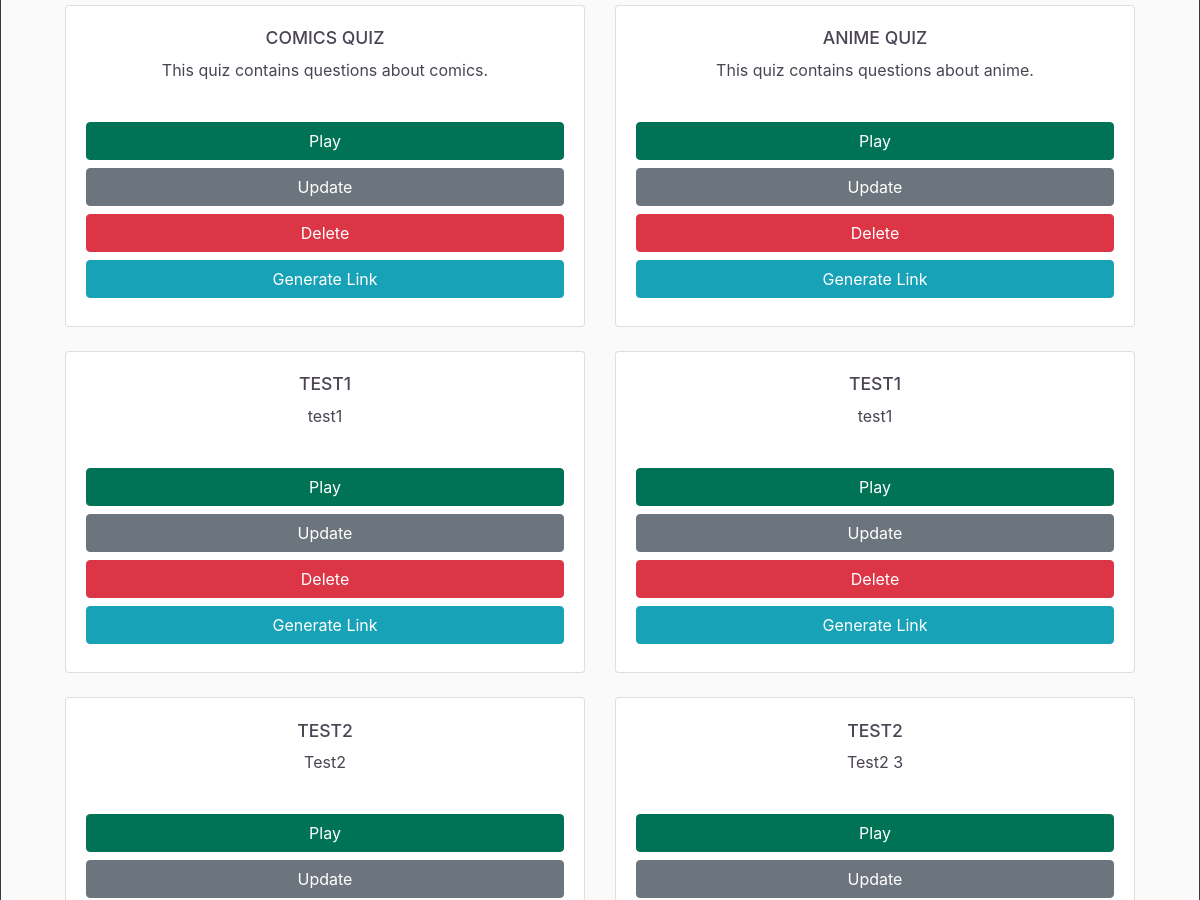
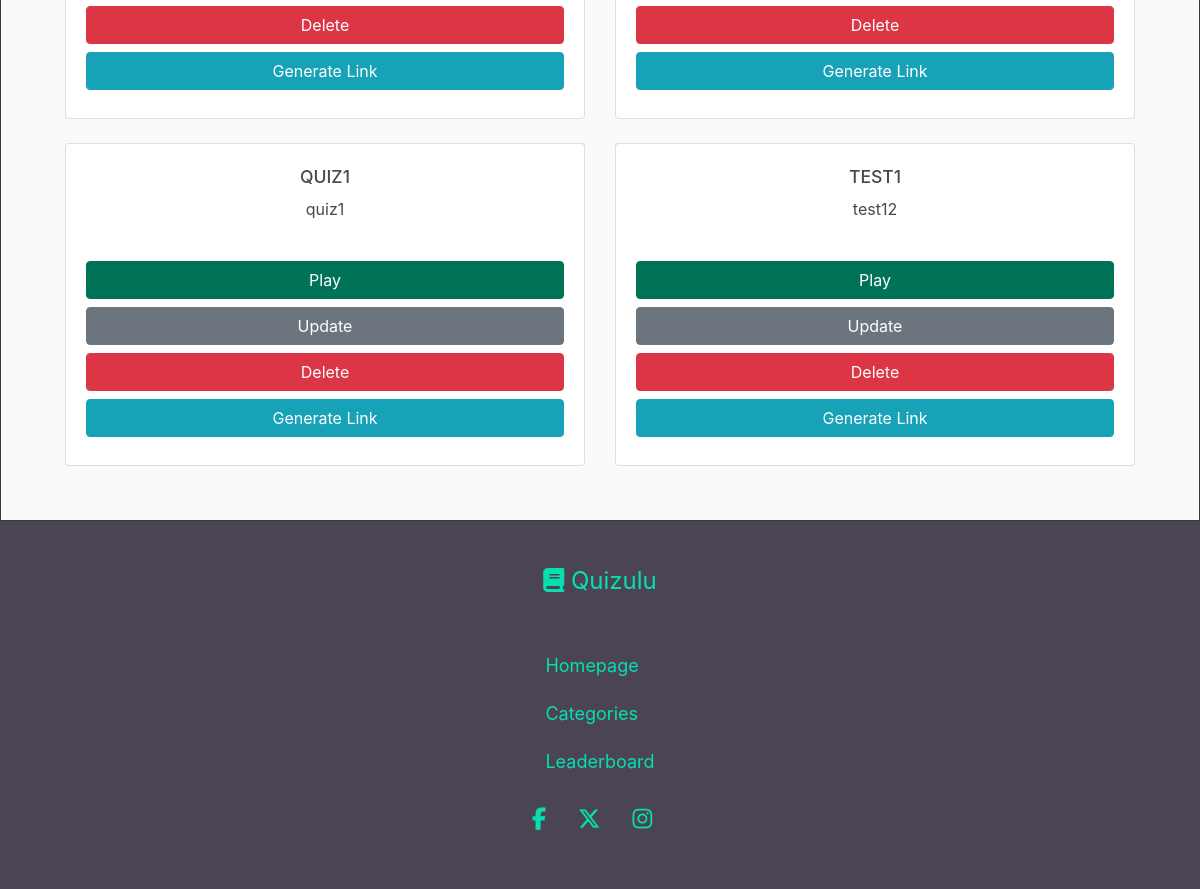
Before: /my-quizzes/ (signed in, lower part) with the older database file (2 pictures, top to bottom).
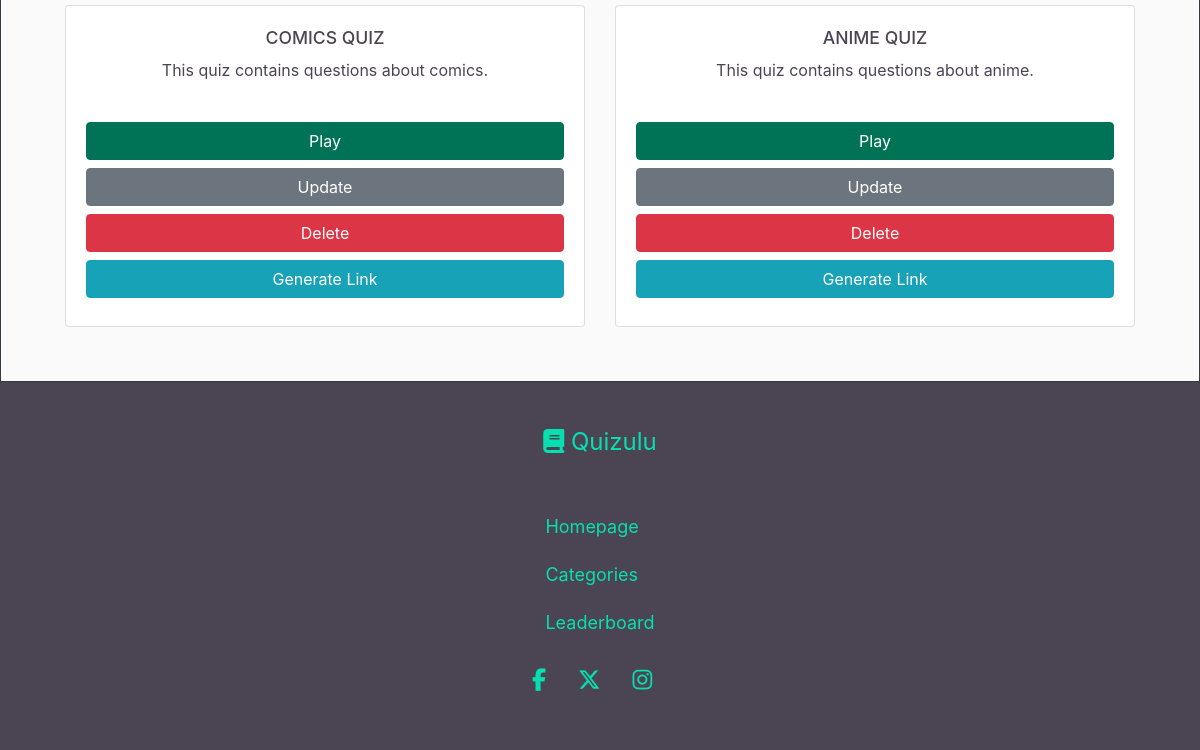
After: the same page with the newer database file.
### quiz_app/models.py (models this page shows, shortened)
class Quiz(models.Model):
    title = models.CharField(max_length=100)
    category = models.CharField(max_length=50, choices=[
        ('general', 'General Knowledge'),
        ('books', 'Entertainment: Books'),
        ('film', 'Entertainment: Film'),
        ('music', 'Entertainment: Music'),
        ('musicals', 'Entertainment: Musicals & Theatres'),
        ('television', 'Entertainment: Television'),
        ('videoGames', 'Entertainment: Video Games'),
        ('boardGames', 'Entertainment: Board Games'),
        ('nature', 'Science & Nature'),
        ('computers', 'Science: Computers'),
        ('mathematics', 'Science: Mathematics'),
        ('mythology', 'Mythology'),
        ('sports', 'Sports'),
        ('geography', 'Geography'),
        ('history', 'History'),
        ('politics', 'Politics'),
        ('art', 'Art'),
        ('celebrities', 'Celebrities'),
        ('animals', 'Animals'),
        ('vehicles', 'Vehicles'),
        ('comics', 'Entertainment: Comics'),
        ('gadgets', 'Science: Gadgets'),
        ('anime', 'Entertainment: Japanese Anime & Manga'),
        ('cartoons', 'Entertainment: Cartoon & Animations')
    ])
    description = models.TextField()
    created_by = models.ForeignKey(User, on_delete=models.CASCADE)

### quiz_app/views.py (the view)
# urls.py: path('my-quizzes/', views.my_quizzes, name='my-quizzes'),
@login_required
def my_quizzes(request):
    quizzes = Quiz.objects.filter(created_by=request.user)
    return render(request, 'quiz_app/my_quizzes.html', {'quizzes': quizzes})

### quiz_app/templates/quiz_app/my_quizzes.html (shortened to what this page needs)
{% extends "quiz_app/base.html" %}
{% block content %}
    <div class="border border-dark categories-title">
        <div class="container">
            <div class="row">
                {% for quiz in quizzes %}
                <div class="col-md-6 mb-4">
                    <div class="card h-100">
                        <div class="card-body d-flex flex-column">
                            <h3 class="card-title">{{ quiz.title }}</h3>
                            <p class="card-text">{{ quiz.description }}</p>
                            <a href="{% url 'quiz-detail' quiz.id %}" class="btn btn-primary mb-2">Play</a>
                            <a href="{% url 'quiz-update' quiz.id %}" class="btn btn-secondary mb-2">Update</a>
                            <form class="delete-form" method="post" action="{% url 'quiz-delete' quiz.id %}">
                                <button type="submit" class="btn btn-danger mb-2">Delete</button>
                            </form>
                            <button type="button" class="btn btn-info mb-2 generate-link" data-toggle="modal" data-target="#linkModal" data-quiz-id="{{ quiz.id }}">Generate Link</button>
                        </div>
                    </div>
                </div>
                {% endfor %}
            </div>
        </div>
    </div>
{% endblock content %}

### quiz_app/templates/quiz_app/base.html (shortened to what this page needs)
 {% load static %}
<!DOCTYPE html>
<html lang="en">
<head>
    <link rel="stylesheet" href="https://cdn.jsdelivr.net/npm/bootstrap@4.0.0/dist/css/bootstrap.min.css">
    <link rel="stylesheet" type="text/css" href="{% static 'quiz_app/main.css' %}">
</head>
<body>
      <main class="flex-grow-1">
        {% block content %}{% endblock %}
      </main>
      <footer class="footer">
        <div class="row footer-display">
            <div class="col-md-5 footer-center">
                <p class="footer-head"><i class="fa fa-book"></i> Quizulu</p>
                <div class="row">
                    <div class="col-6">
                        <ul class="list-unstyled">
                            <li class="footer-link-space"><a href="{% url 'quiz-index' %}">Homepage</a></li>
                            <li class="footer-link-space"><a href="{% url 'categories' %}">Categories</a></li>
                            <li class="footer-link-space"><a href="{% url 'leaderboard' %}">Leaderboard</a></li>
                        </ul>
                    </div>
                </div>
                <ul class="nav">
                    <li class="nav-item">
                        <a href="https://www.facebook.com/" class="nav-link pl-0" target="_blank" aria-label="Facebook">
                            <i class="fab fa-facebook-f fa-lg"></i>
                        </a>
                    </li>
                    <li class="nav-item">
                        <a href="https://x.com/" class="nav-link" target="_blank" aria-label="X">
                            <i class="fab fa-x-twitter fa-lg"></i>
                        </a>
                    </li>
                    <li class="nav-item">
                        <a href="https://www.instagram.com/" class="nav-link" target="_blank" aria-label="Instagram">
                            <i class="fab fa-instagram fa-lg"></i>
                        </a>
                    </li>
                </ul>
                <br>
            </div>
        </div>
      </footer>
</body>
</html>

### quiz_app/static/quiz_app/main.css (style rules this page uses)
html, body { height: 100%; margin: 0; display: flex; flex-direction: column; }
body { background-color: #fafafa; color: #4B4453; }
main { flex-grow: 1; }
h1, h2, h3, h4, h5, h6 { color: #4B4453; }
ul { margin: 0; }
p { margin-top: 0.9rem; padding-bottom: 1rem; }
.footer-display { display: flex; flex-direction: column; align-items: center; }
.footer-center { display: flex; flex-direction: column; align-items: center; }
.border { padding: 10px; }
.row { margin: 0; }
.categories-title { text-align: center; }
.card { cursor: pointer; transition: transform 0.2s ease-in-out; height: 100%; }
.card-title { text-transform: uppercase; font-size: 0.9rem; margin: 0.1rem; }
.card-text { margin: 0.1rem; }
.card-body { text-align: center; display: flex; flex-direction: column; }
.btn-primary { width: 100%; margin-top: 1rem; background-color: #007356; border-color: #007356; color: #FFFFFF; }
.container { padding: 20px; }
@media (min-width: 576px) { main { margin-top: 2.5rem; } }
@media (min-width: 576px) { .card-title { font-size: 1rem; } }
@media (min-width: 576px) { .card-text { margin: 0.25rem; } }
@media (min-width: 768px) { main { margin-top: 2.5rem; } }
@media (min-width: 768px) { .card-title { font-size: 1.1rem; } }
@media (min-width: 768px) { .card-text { margin: 0.5rem; } }
@media (min-width: 768px) { .footer { min-height: 200px; } }
@media (min-width: 992px) { main { margin-top: 2.5rem; } }
@media (min-width: 1200px) { main { margin-top: 2.5rem; } }
.footer { background-color: #4B4453; color: #B1A8B9; text-align: center; padding: 30px 0; flex-shrink: 0; line-height: 1.3; }
footer { padding-top: 30px; background-color: #4B4453; color: #B1A8B9; }
footer a { color: #06e0b1; text-decoration: none; font-size: large; }
.footer-link-space { margin: 25px; }
.footer-head { color: #06e0b1 !important; font-size: x-large; }

Changed rows visible on the page:
removed Quiz: title "TEST1", description "test1"
removed Quiz: title "TEST1", description "test1"
removed Quiz: title "TEST2", description "Test2"
removed Quiz: title "TEST2", description "Test2 3"
removed Quiz: title "QUIZ1", description "quiz1"
removed Quiz: title "TEST1", description "test12"
